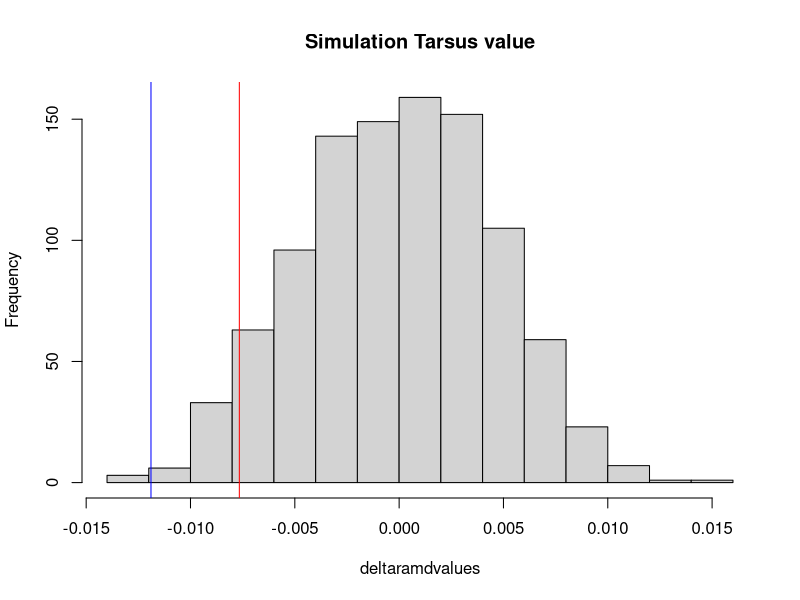

The R script that drew this image:
Table=read.delim('Data_Zonotrichia.txt', header=T, dec= ",") #Load raw data

####Example with Tarsus

table=Table[,c('Location','Tarsus')] #change name of the trait

table=na.omit(table)

deltaramdvalues=c()

for (i in 1:1000)
  
{
  
  mLow=sample(table$Tarsus, 10, replace = FALSE) #change name of the trait
  mLow=data.frame(Loc=rep('Low', 10), trait=mLow)
  mLow=mean(mLow$trait)
  mLow=data.frame(Loc=rep('Low', 1), trait=mLow)
  
  mHigh=sample(table$Tarsus, 10, replace = FALSE) #change name of the trait
  mHigh=data.frame(Loc=rep('High', 10), trait=mHigh)
  mHigh=mean(mHigh$trait)
  mHigh=data.frame(Loc=rep('High', 1), trait=mHigh)
  
  substest=(mLow$trait - mHigh$trait)
  
  
  deltaramdvalues=c(deltaramdvalues, substest[[1]])
  
}

High <- table[1:10,2]
High=data.frame(Loc=rep('High', 10), trait=High)
High=mean(High$trait)

Low <-table[11:20,2]
Low=data.frame(Loc=rep('Low', 10), trait=Low)
Low=mean(Low$trait)

actualobserved=(Low - High)

actualobserved

length(which(deltaramdvalues<=actualobserved))/1000 ##P value final

#substract 1 to calculate p-value to heart, lungs and tarsus

#####plot

hist(deltaramdvalues, main='Simulation Tarsus value') #change name of the trait

abline(v=quantile(deltaramdvalues, 0.05), col='red')

abline(v=actualobserved, col='blue')
